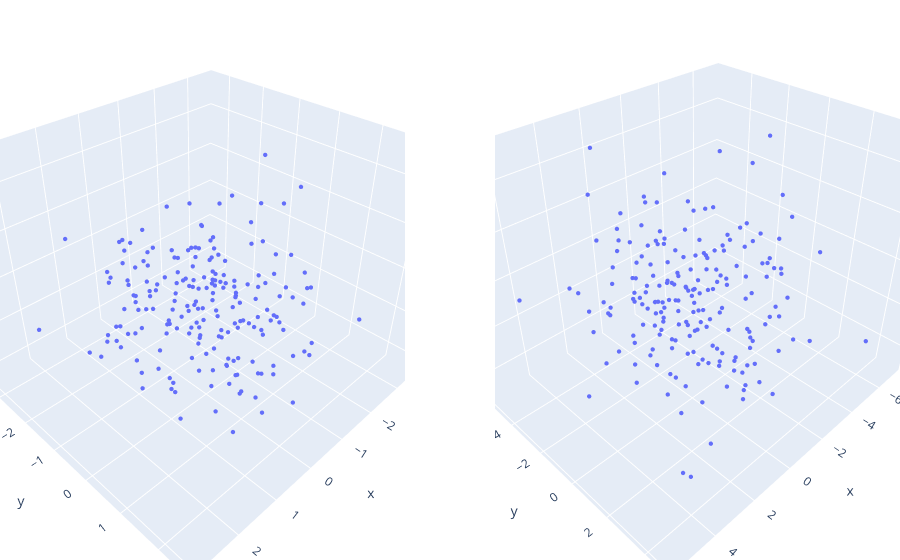

Notebook cell for this chart:
### Code cell
# Combine into a single figure
combined = cg.combine_plots([fig1, fig2], rows=1, cols=2)
combined.show()

### Figure 1 — Plotly figure (JSON) as saved in the notebook; plotly's stock layout.template omitted (floating-point values rounded to 4 significant figures; data arrays with more than 128 entries replaced by an {"elided": "..."} marker saying what was removed)
{"data": [{"hovertemplate": "x=%{x}<br>y=%{y}<br>z=%{z}<extra></extra>", "legendgroup": "", "marker": {"color": "#636efa", "size": 1.5, "symbol": "circle"}, "mode": "markers", "name": "", "scene": "scene", "showlegend": false, "type": "scatter3d", "x": {"elided": "200 float values"}, "y": {"elided": "200 float values"}, "z": {"elided": "200 float values"}}, {"hovertemplate": "x=%{x}<br>y=%{y}<br>z=%{z}<extra></extra>", "legendgroup": "", "marker": {"color": "#636efa", "size": 1.5, "symbol": "circle"}, "mode": "markers", "name": "", "scene": "scene2", "showlegend": false, "type": "scatter3d", "x": {"elided": "200 float values"}, "y": {"elided": "200 float values"}, "z": {"elided": "200 float values"}}], "layout": {"margin": {"b": 0, "l": 0, "r": 0, "t": 0}, "scene": {"domain": {"x": [0, 0.45], "y": [0, 1]}}, "scene2": {"domain": {"x": [0.55, 1], "y": [0, 1]}}}}
